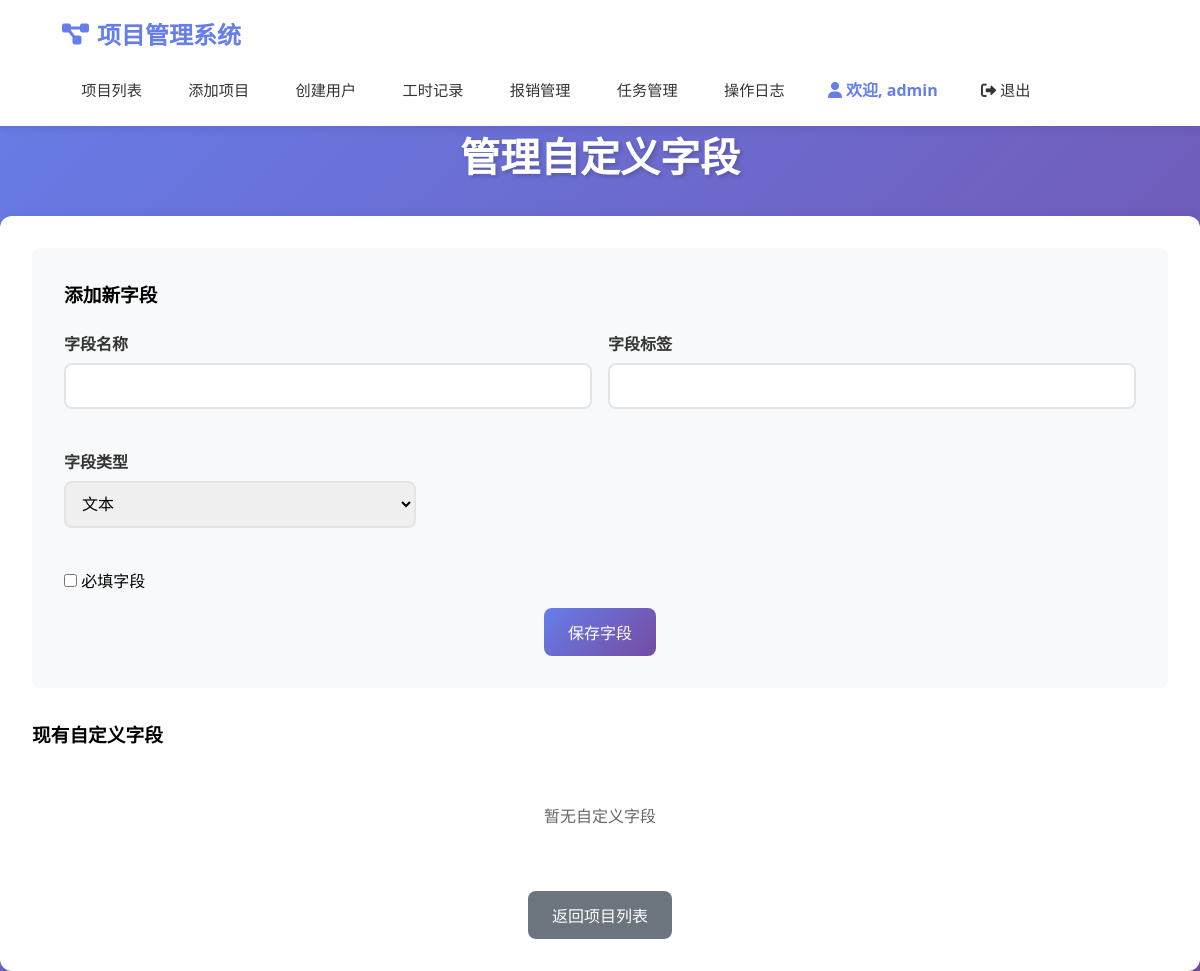
Before: /custom-fields/manage (signed in) with the older database file.
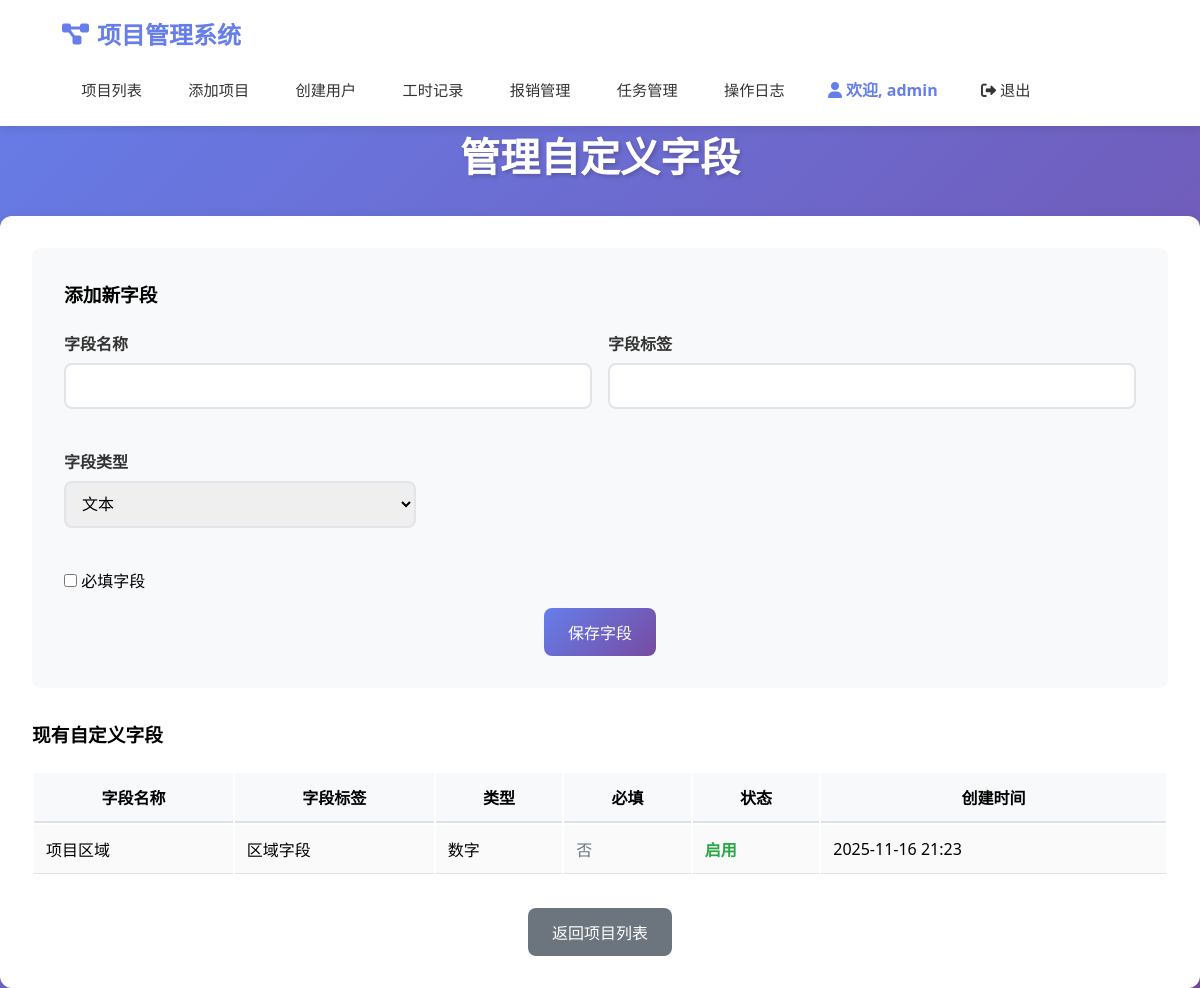
After: the same page with the newer database file.
### models.py (models this page shows)
class CustomField(db.Model):
    __tablename__ = 'custom_fields'
    id = db.Column(db.Integer, primary_key=True)
    field_name = db.Column(db.String(100), nullable=False)
    field_label = db.Column(db.String(100), nullable=False)
    field_type = db.Column(db.String(50), nullable=False)  # text, number, date, select, checkbox
    options = db.Column(db.Text)  # JSON格式存储选项（用于select类型）
    is_required = db.Column(db.Boolean, default=False)
    is_active = db.Column(db.Boolean, default=True)
    created_at = db.Column(db.DateTime, default=datetime.utcnow)
    values = db.relationship('ProjectCustomFieldValue', backref='custom_field', lazy='dynamic', cascade='all, delete-orphan')

### app.py (the view, shortened to what this page needs)
@app.route('/custom-fields/manage', methods=['GET', 'POST'])
def manage_custom_fields():
    form = CustomFieldForm()
    custom_fields = CustomField.query.all()
    return render_template('custom_fields_manage.html', form=form, custom_fields=custom_fields)

### forms.py
class CustomFieldForm(FlaskForm):
    field_name = StringField('字段名称', validators=[DataRequired(), Length(min=1, max=100)])
    field_label = StringField('字段标签', validators=[DataRequired(), Length(min=1, max=100)])
    field_type = SelectField('字段类型', choices=[
        ('text', '文本'),
        ('number', '数字'),
        ('date', '日期'),
        ('select', '下拉选择'),
        ('checkbox', '复选框')
    ], validators=[DataRequired()])
    options = TextAreaField('选项（每行一个，仅用于下拉选择）')
    is_required = BooleanField('必填字段')
    submit = SubmitField('保存字段')

### app.py (called while the page is built)
@login_manager.user_loader
def load_user(user_id):
    return User.query.get(int(user_id))

### models.py (called while the page is built)
    def is_admin(self):
        return self.role == 'admin'

### templates/custom_fields_manage.html (shortened to what this page needs)
{% extends "base.html" %}
{% block content %}
<h1 class="page-title">管理自定义字段</h1>
<div class="card" style="max-width: 1200px; margin: 0 auto; padding: 2rem;">
    <div style="background: #f8f9fa; padding: 2rem; border-radius: 8px; margin-bottom: 2rem;">
        <h3 style="margin-bottom: 1.5rem;">添加新字段</h3>
        <form method="post">
            <div style="display: grid; grid-template-columns: 1fr 1fr; gap: 1rem; margin-bottom: 1rem;">
                <div class="form-group">
                    {{ form.field_name.label(class="form-label") }}
                    {{ form.field_name(class="form-control") }}
                </div>
                <div class="form-group">
                    {{ form.field_label.label(class="form-label") }}
                    {{ form.field_label(class="form-control") }}
                </div>
            </div>
            <div style="display: grid; grid-template-columns: 1fr 2fr; gap: 1rem; margin-bottom: 1rem;">
                <div class="form-group">
                    {{ form.field_type.label(class="form-label") }}
                    {{ form.field_type(class="form-control", id="field_type", onchange="toggleOptionsField()") }}
                </div>
            </div>
            <div class="form-group" style="margin-bottom: 1rem;">
                {{ form.is_required() }} {{ form.is_required.label() }}
            </div>
            <div style="text-align: center;">
                {{ form.submit(class="btn btn-primary") }}
            </div>
        </form>
    </div>
    <h3 style="margin-bottom: 1.5rem;">现有自定义字段</h3>
    {% if custom_fields %}
        <div class="table-responsive">
            <table class="table table-striped">
                <thead>
                    <tr>
                        <th>字段名称</th>
                        <th>字段标签</th>
                        <th>类型</th>
                        <th>必填</th>
                        <th>状态</th>
                        <th>创建时间</th>
                    </tr>
                </thead>
                <tbody>
                    {% for field in custom_fields %}
                    <tr>
                        <td>{{ field.field_name }}</td>
                        <td>{{ field.field_label }}</td>
                        <td>
                            {% if field.field_type == 'text' %}文本
                            {% elif field.field_type == 'number' %}数字
                            {% elif field.field_type == 'date' %}日期
                            {% elif field.field_type == 'select' %}下拉选择
                            {% elif field.field_type == 'checkbox' %}复选框
                            {% endif %}
                        </td>
                        <td>
                            {% if field.is_required %}
                                <span style="color: #dc3545; font-weight: bold;">是</span>
                            {% else %}
                                <span style="color: #6c757d;">否</span>
                            {% endif %}
                        </td>
                        <td>
                            {% if field.is_active %}
                                <span style="color: #28a745; font-weight: bold;">启用</span>
                            {% else %}
                                <span style="color: #dc3545;">禁用</span>
                            {% endif %}
                        </td>
                        <td>{{ field.created_at.strftime('%Y-%m-%d %H:%M') }}</td>
                    </tr>
                    {% endfor %}
                </tbody>
            </table>
        </div>
    {% else %}
        <p style="text-align: center; color: #666; padding: 2rem;">暂无自定义字段</p>
    {% endif %}
    <div style="text-align: center; margin-top: 2rem;">
        <a href="{{ url_for('index') }}" class="btn btn-secondary">返回项目列表</a>
    </div>
</div>
{% endblock %}

Changed rows visible on the page:
added CustomField: field_name "项目区域", field_label "区域字段", field_type "数字", is_required "否", is_active "启用", created_at "2025-11-16 21:23"
Other visible differences:
text no longer shown: "暂无自定义字段"
text now shown: "字段名称 字段标签 类型 必填 状态 创建时间"
